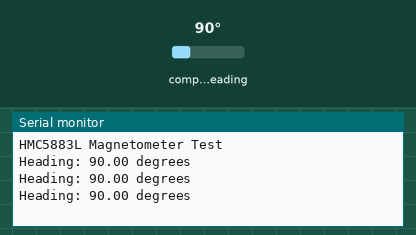
Simulated run of this sketch. Board: Arduino Uno, built with avr-gcc and run on an emulated ATmega328P. Parts: the last lines printed to the serial monitor. The test bench sets the inputs (shaded band); at power-on: compass heading 90°.

Above: at 1.3 s.
1.4 s: compass heading set to 7°
At 1.9 s:
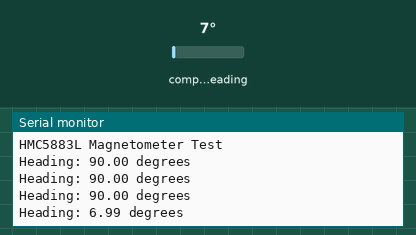
2.9 s: compass heading set to 180°
At 3.4 s:
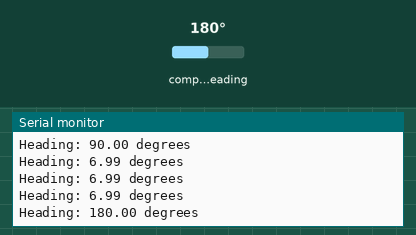
Timing chart, 0 to 5.9 s (numbered marks = the images above; inputs shaded):
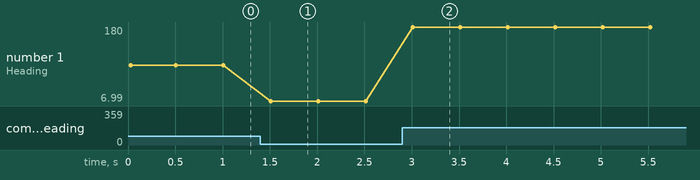

Measured:
- after the input at 1.4 s, the serial monitor: prints a new line after 0.11 s (image 1)
- after the input at 2.9 s, the serial monitor: prints a new line after 0.11 s (image 2)
- plotted number 1: 90 → 6.99 after the input at 1.4 s, 6.99 → 180 after the input at 2.9 s

The sketch:

Compass_Module.ino
```cpp
#include <Wire.h>
#include <Adafruit_Sensor.h>
#include <Adafruit_HMC5883_U.h>

Adafruit_HMC5883_Unified mag = Adafruit_HMC5883_Unified(12345);

void setup(void) {
  Serial.begin(9600);
  Serial.println("HMC5883L Magnetometer Test");
  if(!mag.begin()) {
    Serial.println("No HMC5883L detected ... Check your connections!");
    while(1);
  }
}

void loop(void) {
  sensors_event_t event;
  mag.getEvent(&event);

  float heading = atan2(event.magnetic.y, event.magnetic.x);

  // Convert heading to degrees
  if(heading < 0)
    heading += 2*PI;
  if(heading > 2*PI)
    heading -= 2*PI;
  float headingDegrees = heading * 180/M_PI;

  Serial.print("Heading: "); Serial.print(headingDegrees); Serial.println(" degrees");
  delay(500);
}
```
